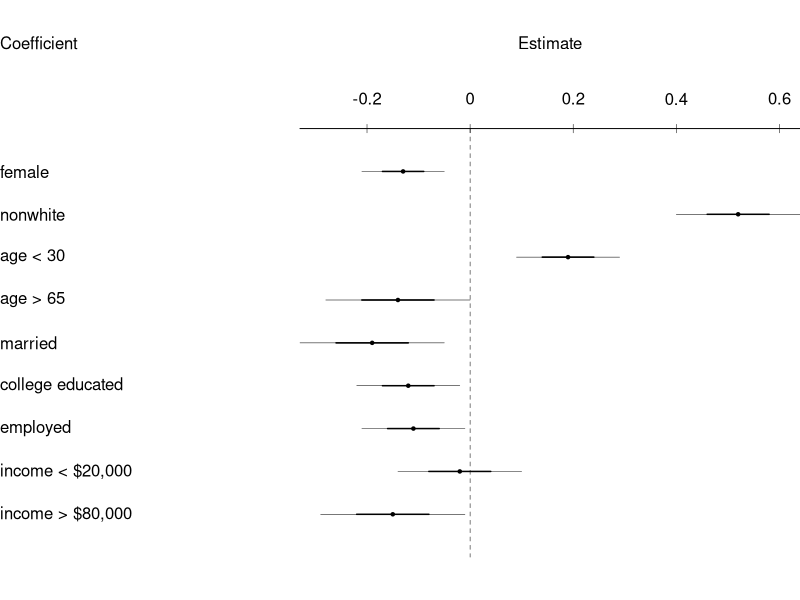
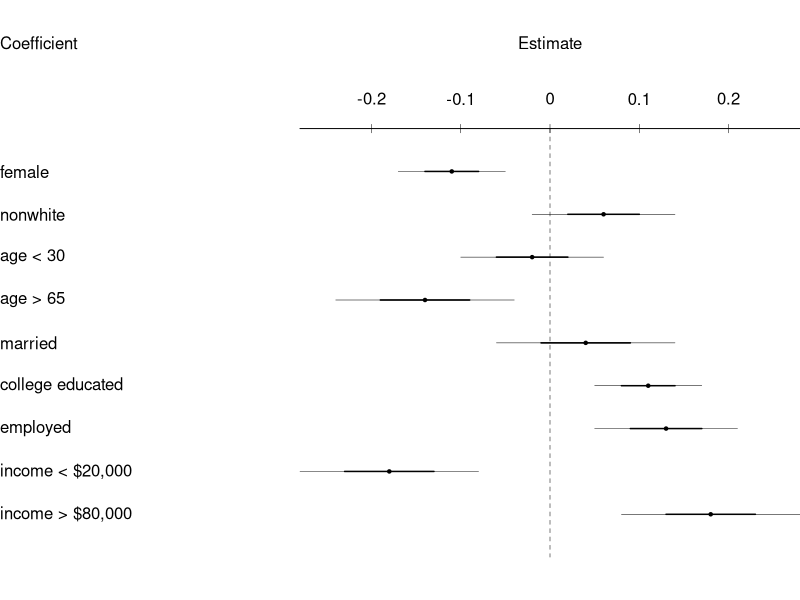

Reproduce these figures in R, in order.
# the function to make a graph out of the regression coeffs and se's

regression.table <- function (name, est, se, file, bottom=FALSE, gaps=rep(0,length(name))){
  J <- length(name)
  name.range <- .6
  x.range <- range (est+2*se, est-2*se)
  A <- -x.range[1]/(x.range[2]-x.range[1])
  B <- 1/(x.range[2]-x.range[1])
  height <- .35*J
  width <- 3*(name.range+1)
  
  postscript (file, horizontal=F, height=height, width=width)
  par (mar=c(0,0,0,0))
  plot (c(-name.range,1), c(3,-J-2-sum(gaps)), bty="n", xlab="", ylab="",
        xaxt="n", yaxt="n", xaxs="i", yaxs="i", type="n")
  text (-name.range, 2, "Coefficient", adj=0, cex=1)
  text (.5, 2, "Estimate", adj=.5, cex=1)
  lines (c(0,1), c(0,0))
  lines (c(A,A), c(0,-J-1-sum(gaps)), lty=2, lwd=.5)
  ax <- pretty (x.range)
  ax <- ax[(A+B*ax)>0 & (A+B*ax)<1]
  segments (A + B*ax, -.1, A + B*ax, .1, lwd=.5)
  text (A + B*ax, .7, ax, cex=1)
  text (-name.range, -(1:J)-cumsum(gaps), name, adj=0, cex=1)
  points (A + B*est, -(1:J)-cumsum(gaps), pch=20, cex=.7)
  segments (A + B*(est-se), -(1:J)-cumsum(gaps), A + B*(est+se), -(1:J)-cumsum(gaps), lwd=1.5)
  segments (A + B*(est-2*se), -(1:J)-cumsum(gaps), A + B*(est+2*se), -(1:J)-cumsum(gaps), lwd=.5)
  if (bottom){
    lines (c(0,1), c(-J-1,-J-1)-sum(gaps))
    segments (A + B*ax, -J-1-.1-sum(gaps), A + B*ax, -J-1+.1-sum(gaps), lwd=.5)
    text (A + B*ax, -J-1-.7-sum(gaps), ax, cex=1)
  } 
  graphics.off()
}

# a couple of examples

names <- c("female", "nonwhite", "age < 30", "age > 65", "married", "college educated", "employed", "income < $20,000", "income > $80,000")
ests <- c(-.13,.52,.19,-.14,-.19,-.12,-.11,-.02,-.15)
ses <- c(.04,.06,.05,.07,.07,.05,.05,.06,.07)
regression.table (names, ests, ses, "resid_table.ps")
ests <- c(-.11,.06,-.02,-.14,.04,.11,.13,-.18,.18)
ses <- c(.03,.04,.04,.05,.05,.03,.04,.05,.05)
regression.table (names, ests, ses, "alpha_table.ps")

# display 2 regressions

regression.2tables <- function (name, est1, est2, se1, se2, label1, label2, file, bottom=FALSE){
  J <- length(name)
  name.range <- .6
  x.range <- range (est1+2*se1, est1-2*se1, est2+2*se2, est1-2*se2)
  A <- -x.range[1]/(x.range[2]-x.range[1])
  B <- 1/(x.range[2]-x.range[1])
  height <- .6*J
  width <- 8*(name.range+1)
  gap <- .4
  
  postscript (file, horizontal=F, height=height, width=width)
  par (mar=c(0,0,0,0))
  plot (c(-name.range,2+gap), c(3,-J-2), bty="n", xlab="", ylab="",
        xaxt="n", yaxt="n", xaxs="i", yaxs="i", type="n")
  text (-name.range, 2, "Subpopulation", adj=0, cex=1)
  text (.5, 2, label1, adj=.5, cex=1)
  text (1+gap+.5, 2, label2, adj=.5, cex=1)
  lines (c(0,1), c(0,0))
  lines (1+gap+c(0,1), c(0,0))
  lines (c(A,A), c(0,-J-1), lty=2, lwd=.5)
  lines (1+gap+c(A,A), c(0,-J-1), lty=2, lwd=.5)
  ax <- pretty (x.range)
  ax <- ax[(A+B*ax)>0 & (A+B*ax)<1]
  segments (A + B*ax, -.1, A + B*ax, .1, lwd=.5)
  segments (1+gap+A + B*ax, -.1, 1+gap+A + B*ax, .1, lwd=.5)
  text (A + B*ax, .7, ax, cex=1)
  text (1+gap+A + B*ax, .7, ax, cex=1)
  text (-name.range, -(1:J), name, adj=0, cex=1)
  points (A + B*est1, -(1:J), pch=20, cex=1)
  points (1+gap+A + B*est2, -(1:J), pch=20, cex=1)
  segments (A + B*(est1-se1), -(1:J), A + B*(est1+se1), -(1:J), lwd=3)
  segments (1+gap+A + B*(est2-se2), -(1:J), 1+gap+A + B*(est2+se2), -(1:J), lwd=3)
  segments (A + B*(est1-2*se1), -(1:J), A + B*(est1+2*se1), -(1:J), lwd=.5)
  segments (1+gap+A + B*(est2-2*se2), -(1:J), 1+gap+A + B*(est2+2*se2), -(1:J), lwd=.5)
  if (bottom){
    lines (c(0,1), c(-J-1,-J-1))
    lines (1+gap+c(0,1), c(-J-1,-J-1))
    segments (A + B*ax, -J-1-.1, A + B*ax, -J-1+.1, lwd=.5)
    segments (1+gap+A + B*ax, -J-1-.1, 1+gap+A + B*ax, -J-1+.1, lwd=.5)
    text (A + B*ax, -J-1-.7, ax, cex=1)
    text (1+gap+A + B*ax, -J-1-.7, ax, cex=1)
  } 
  graphics.off()
}

regression.2tablesA <- function (name, est1, se1, label1, file, bottom=FALSE){
  J <- length(name)
  name.range <- .6
  x.range <- range (est1+2*se1, est1-2*se1)
  A <- -x.range[1]/(x.range[2]-x.range[1])
  B <- 1/(x.range[2]-x.range[1])
  height <- .6*J
  width <- 8*(name.range+1)
  gap <- .4
  
  postscript (file, horizontal=F, height=height, width=width)
  par (mar=c(0,0,0,0))
  plot (c(-name.range,2+gap), c(3,-J-2), bty="n", xlab="", ylab="",
        xaxt="n", yaxt="n", xaxs="i", yaxs="i", type="n")
  text (-name.range, 2, "Subpopulation", adj=0, cex=1)
  text (.5, 2, label1, adj=.5, cex=1)
  lines (c(0,1), c(0,0))
  lines (c(A,A), c(0,-J-1), lty=2, lwd=.5)
  ax <- pretty (x.range)
  ax <- ax[(A+B*ax)>0 & (A+B*ax)<1]
  segments (A + B*ax, -.1, A + B*ax, .1, lwd=.5)
  text (A + B*ax, .7, ax, cex=1)
  text (-name.range, -(1:J), name, adj=0, cex=1)
  points (A + B*est1, -(1:J), pch=20, cex=1)
  segments (A + B*(est1-se1), -(1:J), A + B*(est1+se1), -(1:J), lwd=3)
  segments (A + B*(est1-2*se1), -(1:J), A + B*(est1+2*se1), -(1:J), lwd=.5)
  if (bottom){
    lines (c(0,1), c(-J-1,-J-1))
    segments (A + B*ax, -J-1-.1, A + B*ax, -J-1+.1, lwd=.5)
    text (A + B*ax, -J-1-.7, ax, cex=1)
  } 
  graphics.off()
}
